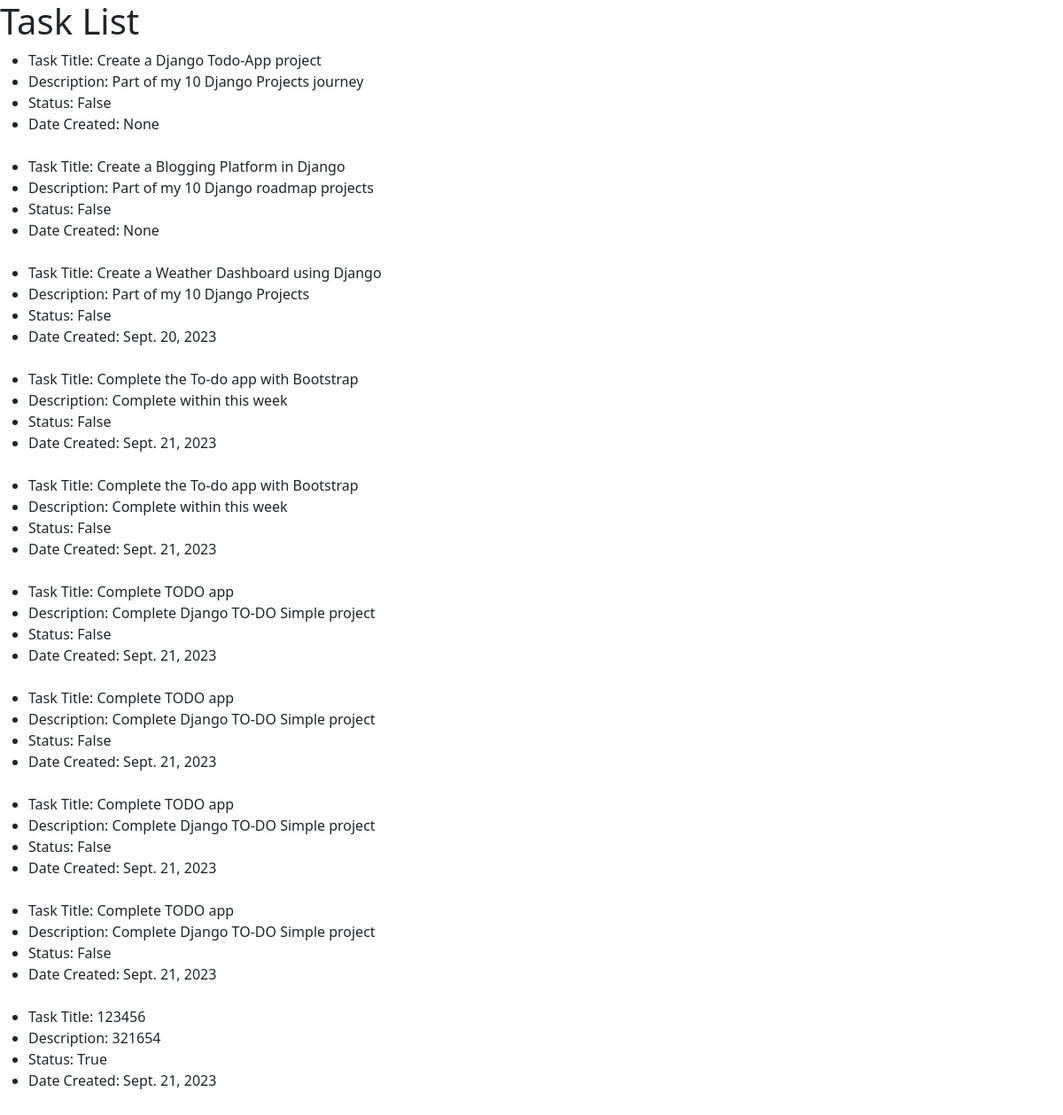
Page /task/ on the committed database.
### todo_app/models.py (models this page shows, shortened)
class TodoItem(models.Model):
    title = models.CharField(max_length=200)
    description = models.CharField(max_length=200)
    completed = models.BooleanField(default=False)
    created_at = models.DateField(auto_now_add=True)

### todo_app/views.py (the view)
# urls.py: path("task/", taskView, name="task-view"),
def taskView(request):
    tasks = TodoItem.objects.all()
    context = {'tasks': tasks}
    return render(request, 'task.html', context)

### templates/task.html (shortened to what this page needs)
<html>
<head>
<link href="https://cdn.jsdelivr.net/npm/bootstrap@5.3.2/dist/css/bootstrap.min.css" rel="stylesheet"
>
</head>
<body>
    <h1>Task List</h1>
    <ul>
        {% for task in tasks %}
        <li>Task Title: {{ task.title }}</li>
        <li>Description: {{ task.description }}</li>
        <li>Status: {{ task.completed }}</li>
        <li>Date Created: {{ task.created_at }}</li>
        <br/>
        {% endfor %}
    </ul>
</body>
</html>

### rows in the picture
TodoItem: title "Create a Django Todo-App project", description "Part of my 10 Django Projects journey", completed "False", created_at "None"
TodoItem: title "Create a Blogging Platform in Django", description "Part of my 10 Django roadmap projects", completed "False", created_at "None"
TodoItem: title "Create a Weather Dashboard using Django", description "Part of my 10 Django Projects", completed "False", created_at "Sept. 20, 2023"
TodoItem: title "Complete the To-do app with Bootstrap", description "Complete within this week", completed "False", created_at "Sept. 21, 2023"
TodoItem: title "Complete the To-do app with Bootstrap", description "Complete within this week", completed "False", created_at "Sept. 21, 2023"
TodoItem: title "Complete TODO app", description "Complete Django TO-DO Simple project", completed "False", created_at "Sept. 21, 2023"
TodoItem: title "Complete TODO app", description "Complete Django TO-DO Simple project", completed "False", created_at "Sept. 21, 2023"
TodoItem: title "Complete TODO app", description "Complete Django TO-DO Simple project", completed "False", created_at "Sept. 21, 2023"
TodoItem: title "Complete TODO app", description "Complete Django TO-DO Simple project", completed "False", created_at "Sept. 21, 2023"
TodoItem: title "123456", description "321654", completed "True", created_at "Sept. 21, 2023"
